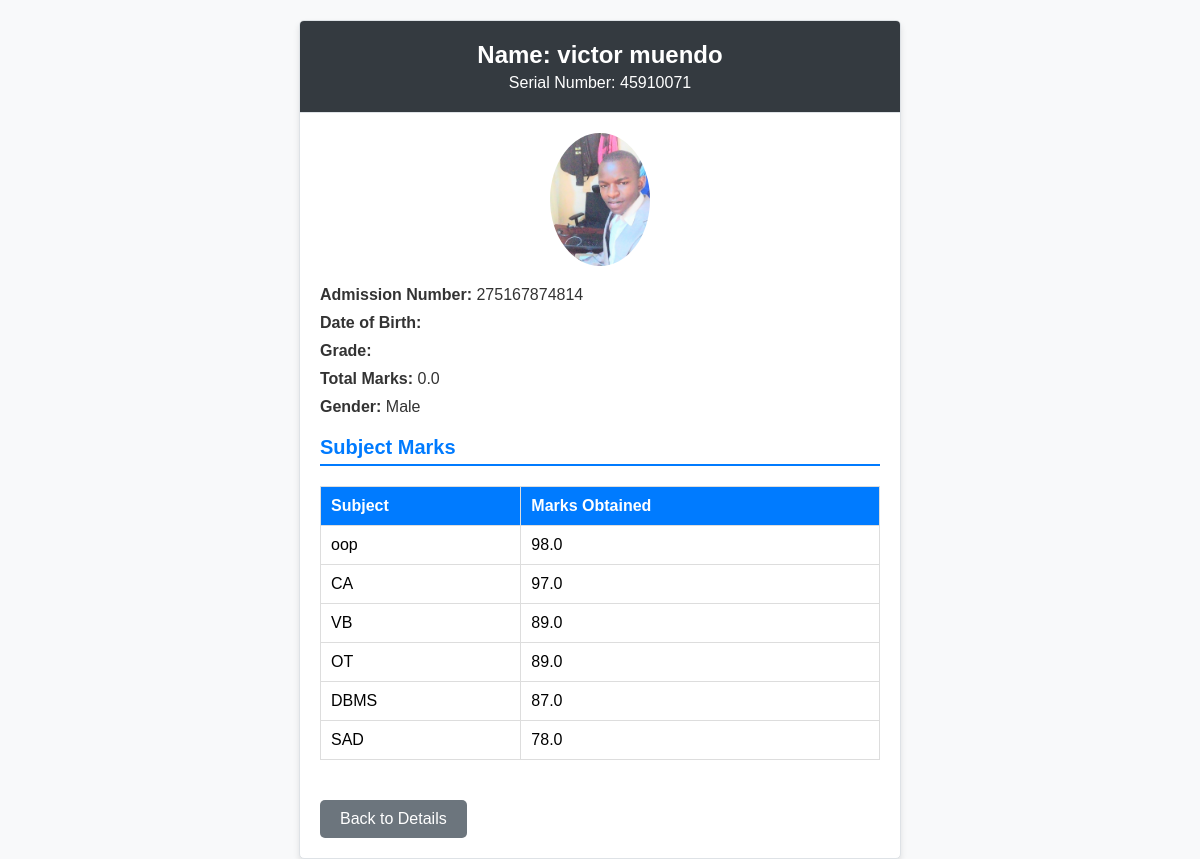
Page /student_management/students/1/transcript/ (signed in) on the committed database.
### student_management/models.py (models this page shows, shortened)
class Student(models.Model):
    GENDER_CHOICES = [
        ('M', 'Male'),
        ('F', 'Female'),
        ('O', 'Other'),
    ]
    name = models.CharField(max_length=100)
    age = models.PositiveIntegerField()
    email = models.EmailField(unique=True)
    phone = models.CharField(max_length=15, unique=True)
    location = models.CharField(max_length=100)
    hobby = models.CharField(max_length=100)
    gender = models.CharField(max_length=1, choices=GENDER_CHOICES)
    admission_number = models.CharField(max_length=12, unique=True, blank=True)
    serial_number = models.CharField(max_length=8, unique=True, editable=False)
    picture = models.ImageField(upload_to='student_pictures/', null=True, blank=True)

class Transcript(models.Model):
    student = models.OneToOneField(Student, on_delete=models.CASCADE)
    total_marks = models.FloatField(default=0)

class Mark(models.Model):
    student = models.ForeignKey(Student, on_delete=models.CASCADE, related_name='marks')
    subject = models.CharField(max_length=100)
    marks_obtained = models.FloatField()

### student_management/views.py (the view)
# urls.py: path('students/<int:student_id>/transcript/', views.view_transcript, name='view_transcript'),
@login_required
def view_transcript(request, student_id):
    student = get_object_or_404(Student, pk=student_id)
    transcript = Transcript.objects.filter(student=student).first()
    marks = Mark.objects.filter(student=student)
    return render(request, 'view_transcript.html', {
        'student': student,
        'transcript': transcript,
        'marks': marks,
    })

### asgiref/local.py (called while the page is built)
    def __getattr__(self, key):
        storage_object = self._data.get({})
        try:
            return storage_object[key]
        except KeyError:
            raise AttributeError(f"{self!r} object has no attribute {key!r}")

    def __setattr__(self, key: str, value: Any) -> None:
        if key == "_data":
            return super().__setattr__(key, value)
        storage_object = self._data.get({})
        storage_object[key] = value
        self._data.set(storage_object)

    def __delattr__(self, key: str) -> None:
        storage_object = self._data.get({})
        if key in storage_object:
            del storage_object[key]
            self._data.set(storage_object)
        else:
            raise AttributeError(f"{self!r} object has no attribute {key!r}")

    @contextlib.contextmanager
    def _lock_storage(self):
        if self._thread_critical:
            try:
                asyncio.get_running_loop()
            except RuntimeError:
                yield self._storage
            else:
                if not hasattr(self._storage, "cvar"):
                    self._storage.cvar = _CVar()
                yield self._storage.cvar
        else:
            with self._thread_lock:
                yield self._storage

    def __getattr__(self, key):
        with self._lock_storage() as storage:
            return getattr(storage, key)

    def __setattr__(self, key, value):
        if key in ("_local", "_storage", "_thread_critical", "_thread_lock"):
            return super().__setattr__(key, value)
        with self._lock_storage() as storage:
            setattr(storage, key, value)

    def __delattr__(self, key):
        with self._lock_storage() as storage:
            delattr(storage, key)

### student_management/templates/view_transcript.html (shortened to what this page needs)
<!DOCTYPE html>
<html lang="en">
<head>
</head>
<!DOCTYPE html>
<html lang="en">
<head>
</head>
<body>
    <div class="card">
        <div class="card-header">
            <h1>Name: {{ student.name }}</h1>
            <p>Serial Number: {{ student.serial_number }}</p>
        </div>
        <div class="card-body">
            <img src="{{ student.picture.url }}" alt="{{ student.name }}" width="100">
            <p><strong>Admission Number:</strong> {{ student.admission_number }}</p>
            <p><strong>Date of Birth:</strong> {{ student.date_of_birth }}</p>
            <p><strong>Grade:</strong> {{ student.grade }}</p>
            <p><strong>Total Marks:</strong> {{ transcript.total_marks }}</p>
            <p><strong>Gender:</strong> {{ student.get_gender_display }}</p>
            <h2>Subject Marks</h2>
            <table class="table table-bordered">
                <thead>
                    <tr>
                        <th>Subject</th>
                        <th>Marks Obtained</th>
                    </tr>
                </thead>
                <tbody>
                    {% for mark in marks %}
                    <tr>
                        <td>{{ mark.subject }}</td>
                        <td>{{ mark.marks_obtained }}</td>
                    </tr>
                    {% empty %}
                    <tr>
                        <td colspan="2">No marks recorded.</td>
                    </tr>
                    {% endfor %}
                </tbody>
            </table>
            <a href="{% url 'student_detail' student.pk %}" class="btn btn-secondary">Back to Details</a>
        </div>
    </div>
</body>
</html>

### student_management/templates/view_transcript.html (style rules this page uses)
body { font-family: Arial, sans-serif; background-color: #f8f9fa; margin: 0; padding: 20px; display: flex; justify-content: center; align-items: center; height: 100vh; }
.card { background: #fff; border-radius: 8px; box-shadow: 0 4px 8px rgba(0,0,0,0.1); overflow: hidden; width: 600px; max-width: 100%; margin: 20px; }
.card-header { background: #007bff; color: #fff; padding: 20px; text-align: center; border-bottom: 1px solid #007bff; }
.card-header h1 { margin: 0; font-size: 24px; }
.card-header p { margin: 5px 0 0; font-size: 16px; }
.card-body { padding: 20px; }
.card-body p { margin: 10px 0; font-size: 16px; color: #333; }
.card-body h2 { margin-top: 20px; font-size: 20px; color: #007bff; }
.table { width: 100%; border-collapse: collapse; margin-top: 10px; }
.table thead th { background: #007bff; color: #fff; padding: 10px; text-align: left; border: 1px solid #ddd; }
.table tbody td { padding: 10px; border: 1px solid #ddd; }
.table tbody tr:nth-child(even) { background: #f2f2f2; }
.btn { display: inline-block; padding: 10px 20px; margin-top: 20px; font-size: 16px; color: #fff; background: #007bff; text-decoration: none; border-radius: 4px; transition: background 0.3s ease; }
.btn-secondary { background: #6c757d; }
img { border-radius: 50px; }
body { font-family: Arial, sans-serif; background-color: #f8f9fa; margin: 0; padding: 20px; }
.card { background-color: #fff; border: 1px solid #dee2e6; border-radius: 5px; box-shadow: 0 4px 6px rgba(0, 0, 0, 0.1); max-width: 600px; margin: auto; overflow: hidden; }
.card-header { background-color: #343a40; color: #fff; padding: 20px; text-align: center; border-bottom: 1px solid #dee2e6; }
.card-body img { display: block; margin: 0 auto 20px; border-radius: 50%; }
.card-body p strong { font-weight: 600; }
.card-body h2 { margin: 20px 0 10px; font-size: 20px; color: #007bff; border-bottom: 2px solid #007bff; padding-bottom: 5px; }
.table { width: 100%; border-collapse: collapse; margin: 20px 0; }
.table th, .table td { border: 1px solid #dee2e6; padding: 8px; text-align: left; }
.table th { background-color: #f1f1f1; font-weight: 600; }
.table td { background-color: #fff; }
.btn-secondary { display: inline-block; margin-top: 20px; padding: 10px 20px; color: #fff; background-color: #6c757d; border: none; border-radius: 5px; text-align: center; text-decoration: none; font-size: 16px; transition: background-color 0.3s; }

### rows in the picture
Student: name "victor muendo", serial_number "45910071", picture (picture), admission_number "275167874814", gender "Male"
Mark: subject "oop", marks_obtained "98.0"
Mark: subject "CA", marks_obtained "97.0"
Mark: subject "VB", marks_obtained "89.0"
Mark: subject "OT", marks_obtained "89.0"
Mark: subject "DBMS", marks_obtained "87.0"
Mark: subject "SAD", marks_obtained "78.0"
